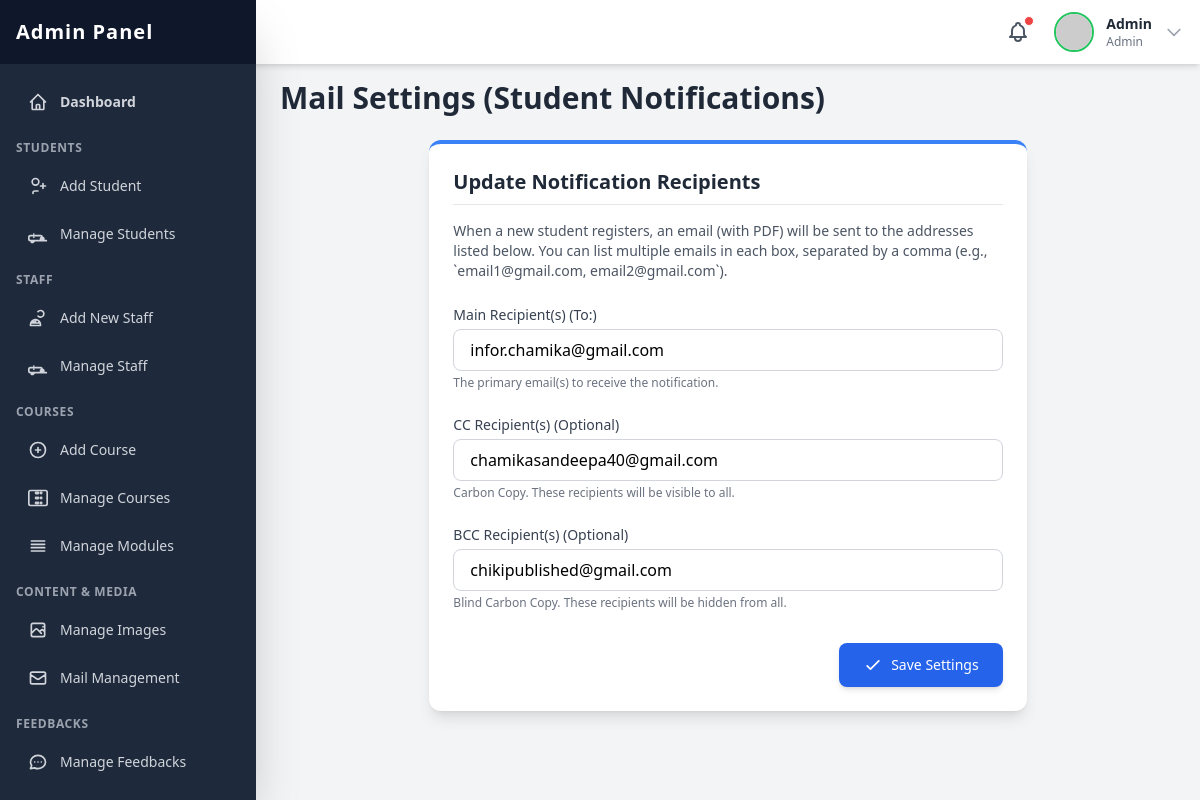
/admin/pages/mail_management.php (signed in), run on an earlier commit of the app's database.
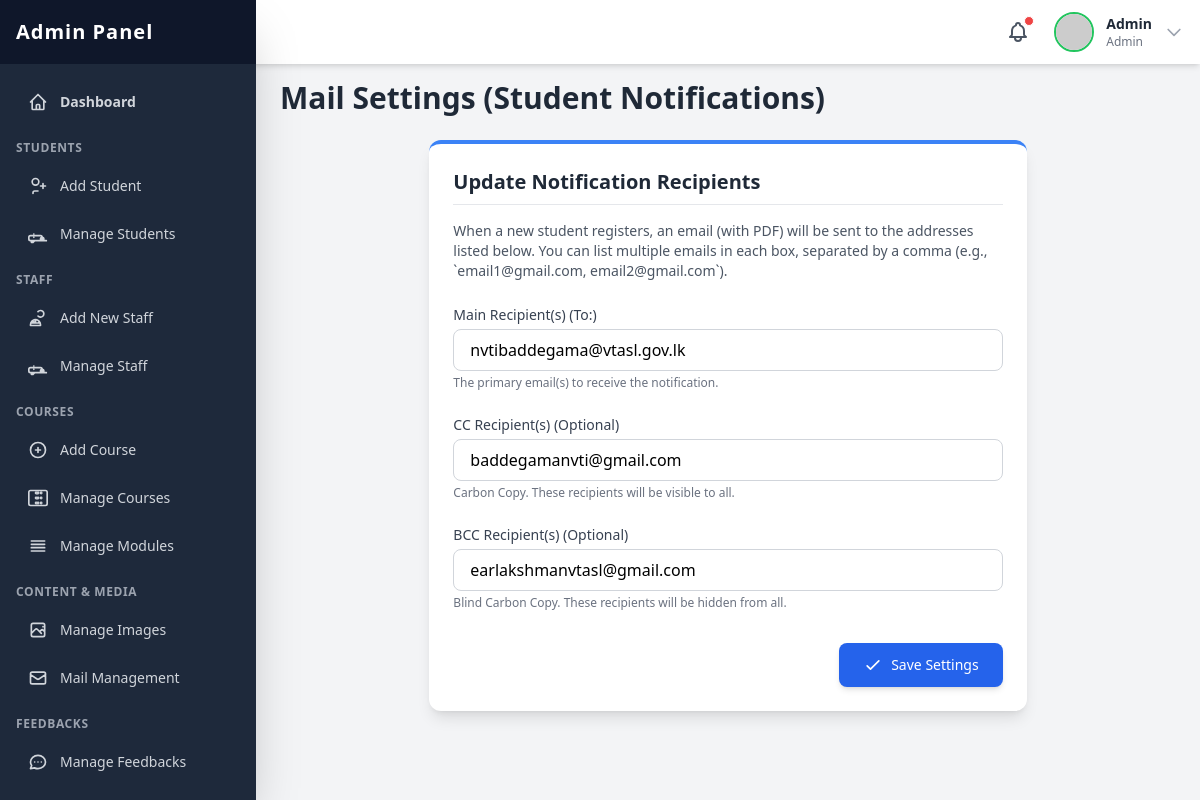
And on a later commit of the database.
### tables this page shows
CREATE TABLE IF NOT EXISTS `mail_settings` (
  `id` int NOT NULL AUTO_INCREMENT,
  `send_mail` varchar(255) DEFAULT NULL,
  `cc_mail` varchar(255) DEFAULT NULL,
  `bcc_mail` varchar(255) DEFAULT NULL,
  PRIMARY KEY (`id`)
);

### admin/pages/mail_management.php (the view, shortened to what this page needs)
<?php
include_once('../include/header.php');
include_once('../../include/connection.php');
$settings_query = "SELECT * FROM mail_settings WHERE id = 1 LIMIT 1";
$settings_result = $con->query($settings_query);
$settings = $settings_result->fetch_assoc();
?>
<h2 class="text-3xl font-bold text-gray-800 mb-6">Mail Settings (Student Notifications)</h2>
<div class="bg-white p-6 rounded-xl shadow-lg border-t-4 border-blue-500 w-full lg:w-2/3 mx-auto">
    <h3 class="text-xl font-semibold text-gray-800 mb-4 border-b pb-2">Update Notification Recipients</h3>
    <p class="text-sm text-gray-600 mb-6">
        When a new student registers, an email (with PDF) will be sent to the addresses listed below.
        You can list multiple emails in each box, separated by a comma (e.g., `email1@gmail.com, email2@gmail.com`).
    </p>
    <form id="mailSettingsForm" action="../lib/mail_handler.php" method="POST" class="mt-6">
        <div class="space-y-6">
            <div>
                <label for="send_mail" class="block text-sm font-medium text-gray-700 mb-1">Main Recipient(s) (To:)</label>
                <input type="text" id="send_mail" name="send_mail"
                       class="w-full px-4 py-2 border border-gray-300 rounded-lg focus:outline-none focus:ring-2 focus:ring-indigo-500"
                       value="<?php echo htmlspecialchars($settings['send_mail'] ?? ''); ?>"
                       placeholder="admin@nvti.lk, info@nvti.lk">
                <p class="text-xs text-gray-500 mt-1">The primary email(s) to receive the notification.</p>
            </div>
            <div>
                <label for="cc_mail" class="block text-sm font-medium text-gray-700 mb-1">CC Recipient(s) (Optional)</label>
                <input type="text" id="cc_mail" name="cc_mail"
                       class="w-full px-4 py-2 border border-gray-300 rounded-lg focus:outline-none focus:ring-2 focus:ring-indigo-500"
                       value="<?php echo htmlspecialchars($settings['cc_mail'] ?? ''); ?>"
                       placeholder="manager@nvti.lk">
                <p class="text-xs text-gray-500 mt-1">Carbon Copy. These recipients will be visible to all.</p>
            </div>
            <div>
                <label for="bcc_mail" class="block text-sm font-medium text-gray-700 mb-1">BCC Recipient(s) (Optional)</label>
                <input type="text" id="bcc_mail" name="bcc_mail"
                       class="w-full px-4 py-2 border border-gray-300 rounded-lg focus:outline-none focus:ring-2 focus:ring-indigo-500"
                       value="<?php echo htmlspecialchars($settings['bcc_mail'] ?? ''); ?>"
                       placeholder="director@nvti.lk">
                <p class="text-xs text-gray-500 mt-1">Blind Carbon Copy. These recipients will be hidden from all.</p>
            </div>
        </div>
        <div class="mt-8 text-right">
            <button type="submit" name="save_settings"
                    class="inline-flex items-center justify-center px-6 py-3 text-sm font-medium rounded-lg text-white bg-blue-600 hover:bg-blue-700 transition duration-150 shadow-md hover:shadow-lg focus:outline-none focus:ring-2 focus:ring-offset-2 focus:ring-blue-500">
                <svg class="w-5 h-5 mr-2" fill="none" stroke="currentColor" viewBox="0 0 24 24" xmlns="http://www.w3.org/2000/svg"><path stroke-linecap="round" stroke-linejoin="round" stroke-width="2" d="M5 13l4 4L19 7"></path></svg>
                Save Settings
            </button>
        </div>
    </form>
</div>
<?php
include_once('../include/footer.php');
?>

### admin/include/header.php (shortened to what this page needs)
<?php
$admin_username = isset($_SESSION['admin_username']) ? $_SESSION['admin_username'] : null;
$admin_display_name = 'User';
$admin_display_type = 'Guest';
if ($admin_username) {
    include_once __DIR__ . '/../../include/connection.php';
    if (isset($con)) {
        $query_admin = "SELECT username, type FROM admin WHERE username = ?";
        $stmt_admin = $con->prepare($query_admin);
        if ($stmt_admin) {
            $stmt_admin->bind_param("s", $admin_username);
            $stmt_admin->execute();
            $result_admin = $stmt_admin->get_result();
            if ($result_admin->num_rows == 1) {
                $admin_data = $result_admin->fetch_assoc();
                $admin_display_name = htmlspecialchars($admin_data['username']);
                $admin_display_type = htmlspecialchars(ucfirst($admin_data['type']));
            }
        } else {
             error_log("Admin header: Failed to prepare admin query: " . $con->error);
        }
    } else {
        error_log("Admin header: Database connection not established in connection.php.");
    }
}
?>
<!DOCTYPE html>
<html lang="en">
<head>
    <script src="https://cdn.tailwindcss.com"></script>
    <link href="https://cdnjs.cloudflare.com/ajax/libs/flowbite/2.2.1/flowbite.min.css" rel="stylesheet" />
    <link rel="stylesheet" href="../css/webkit.css">
</head>
<body class="bg-gray-100 min-h-screen">
    <header class="fixed top-0 left-0 right-0 h-16 bg-white shadow-md z-30 flex items-center justify-between px-4 transition-all duration-300" id="page-header">
        <div class="flex items-center space-x-4 relative"> <button class="relative p-2 text-gray-600 hover:text-green-600 transition duration-150 rounded-full hover:bg-gray-100">
                <span class="absolute top-1 right-1 w-2.5 h-2.5 bg-red-500 rounded-full border border-white"></span>
            </button>
            <button id="avatarButton" type="button" data-dropdown-toggle="userDropdown" data-dropdown-placement="bottom-start" class="flex items-center space-x-3 cursor-pointer group">
                <img class="h-10 w-10 rounded-full object-cover border-2 border-green-500" src="https://placehold.co/100x100/10b981/ffffff?text=<?php echo strtoupper(substr($admin_display_name, 0, 1)); ?>" alt="Admin Profile">
                <div class="hidden sm:block text-sm text-left"> <p class="font-semibold text-gray-800"><?php echo $admin_display_name; ?></p>
                    <p class="text-xs text-gray-500"><?php echo $admin_display_type; ?></p>
                </div>
                <svg class="w-5 h-5 text-gray-400 group-hover:text-gray-600 transition duration-150" fill="none" stroke="currentColor" viewBox="0 0 24 24" xmlns="http://www.w3.org/2000/svg"><path stroke-linecap="round" stroke-linejoin="round" stroke-width="2" d="M19 9l-7 7-7-7"></path></svg> </button>
            </div>
    </header>
    <div id="sidebar-wrapper">
        <nav class="fixed top-0 bottom-0 left-0 w-64 bg-slate-800 text-white z-40 transform -translate-x-full lg:translate-x-0 transition-transform duration-300 ease-in-out shadow-2xl" id="page-sidebar">
            <div class="h-16 bg-slate-900 flex items-center justify-between px-4">
                <h1 class="text-xl font-extrabold text-white tracking-wider">Admin Panel</h1>
            </div>
            <div class="px-4 space-y-2 h-full overflow-y-auto pt-4 pb-16">
                 <div class="space-y-1">
                    <a href="Dashboard.php" class="flex items-center p-3 text-sm font-semibold rounded-lg text-gray-300 hover:bg-slate-700 hover:text-white transition duration-150">
                        Dashboard
                    </a>
                    <p class="text-xs font-semibold text-gray-400 pt-3 pb-1 uppercase tracking-wider">Students</p>
                    <a href="student_register.php" class="flex items-center p-3 text-sm font-medium rounded-lg text-gray-300 hover:bg-slate-700 hover:text-white transition duration-150">
                        <svg class="w-5 h-5 mr-3" fill="none" stroke="currentColor" viewBox="0 0 24 24" xmlns="http://www.w3.org/2000/svg"><path stroke-linecap="round" stroke-linejoin="round" stroke-width="2" d="M18 9v3m0 0v3m0-3h3m-3 0h-3m-2-5a4 4 0 11-8 0 4 4 0 018 0zM12 18H8a2 2 0 00-2 2v1"></path></svg>
                        Add Student
                    </a>
                    <a href="manage_students.php" class="flex items-center p-3 text-sm font-medium rounded-lg text-gray-300 hover:bg-slate-700 hover:text-white transition duration-150">
                        Manage Students
                    </a>
                    <p class="text-xs font-semibold text-gray-400 pt-3 pb-1 uppercase tracking-wider">Staff</p>
                    <a href="staff_register.php"  class="flex items-center p-3 text-sm font-medium rounded-lg text-gray-300 hover:bg-slate-700 hover:text-white transition duration-150">
                        <svg class="w-5 h-5 mr-3" fill="none" stroke="currentColor" viewBox="0 0 24 24" xmlns="http://www.w3.org/2000/svg"><path stroke-linecap="round" stroke-linejoin="round" stroke-width="2" d="M12 4.354a4 4 0 110 5.292M15 21H3v-1a6 6 0 0112 0v1zm-6-4a6 6 0 00-4 0v1h8v-1m-4 0v-2"></path></svg>
                        Add New Staff
                    </a>
                    <a href="manage_staff.php" class="flex items-center p-3 text-sm font-medium rounded-lg text-gray-300 hover:bg-slate-700 hover:text-white transition duration-150">
                         Manage Staff
                    </a>
                    <p class="text-xs font-semibold text-gray-400 pt-3 pb-1 uppercase tracking-wider">Courses</p>
                    <a href="add_course.php" class="flex items-center p-3 text-sm font-medium rounded-lg text-gray-300 hover:bg-slate-700 hover:text-white transition duration-150">
                        <svg class="w-5 h-5 mr-3" fill="none" stroke="currentColor" viewBox="0 0 24 24" xmlns="http://www.w3.org/2000/svg"><path stroke-linecap="round" stroke-linejoin="round" stroke-width="2" d="M12 9v3m0 0v3m0-3h3m-3 0H9m12 0a9 9 0 11-18 0 9 9 0 0118 0z"></path></svg>
                        Add Course
                    </a>
                    <a href="manage_course.php" class="flex items-center p-3 text-sm font-medium rounded-lg text-gray-300 hover:bg-slate-700 hover:text-white transition duration-150">
                        Manage Courses
                    </a>
                     <a href="manage_modules.php" class="flex items-center p-3 text-sm font-medium rounded-lg text-gray-300 hover:bg-slate-700 hover:text-white transition duration-150">
                        <svg class="w-5 h-5 mr-3" fill="none" stroke="currentColor" viewBox="0 0 24 24" xmlns="http://www.w3.org/2000/svg"><path stroke-linecap="round" stroke-linejoin="round" stroke-width="2" d="M4 6h16M4 10h16M4 14h16M4 18h16"></path></svg>
                        Manage Modules
                    </a>
                    <p class="text-xs font-semibold text-gray-400 pt-3 pb-1 uppercase tracking-wider">Content & Media</p>
                    <a href="manage images.php" class="flex items-center p-3 text-sm font-medium rounded-lg text-gray-300 hover:bg-slate-700 hover:text-white transition duration-150">
                        Manage Images
                    </a>
                    <a href="mail_management.php" class="flex items-center p-3 text-sm font-medium rounded-lg text-gray-300 hover:bg-slate-700 hover:text-white transition duration-150">
                        <svg class="w-5 h-5 mr-3" fill="none" stroke="currentColor" viewBox="0 0 24 24" xmlns="http://www.w3.org/2000/svg"><path stroke-linecap="round" stroke-linejoin="round" stroke-width="2" d="M3 8l7.89 5.26a2 2 0 002.22 0L21 8M5 19h14a2 2 0 002-2V7a2 2 0 00-2-2H5a2 2 0 00-2 2v10a2 2 0 002 2z"></path></svg>
                        Mail Management
                    </a>
                     <p class="text-xs font-semibold text-gray-400 pt-3 pb-1 uppercase tracking-wider">Feedbacks</p>
                    <a href="manage_feedback.php" class="flex items-center p-3 text-sm font-medium rounded-lg text-gray-300 hover:bg-slate-700 hover:text-white transition duration-150">
                        Manage Feedbacks
                    </a>
                    <a href="../lib/logout.php" class="flex items-center p-3 text-sm font-medium rounded-lg text-red-400 hover:bg-slate-700 hover:text-red-300 transition duration-150 mt-8 !pt-6">
                    </a>
                </div>
            </div>
        </nav>
    </div>
    <main class="pt-20 p-6 lg:ml-64 transition-all duration-300" id="main-content">

### admin/include/footer.php (shortened to what this page needs)
</main>

### admin/css/webkit.css (style rules this page uses)
html { font-family: 'Inter', sans-serif; }

What changed in the data, as far as the page shows it:
changed mail_settings: send_mail "infor.chamika@gmail.com" → "nvtibaddegama@vtasl.gov.lk"; cc_mail "chamikasandeepa40@gmail.com" → "baddegamanvti@gmail.com"; bcc_mail "chikipublished@gmail.com" → "earlakshmanvtasl@gmail.com"
